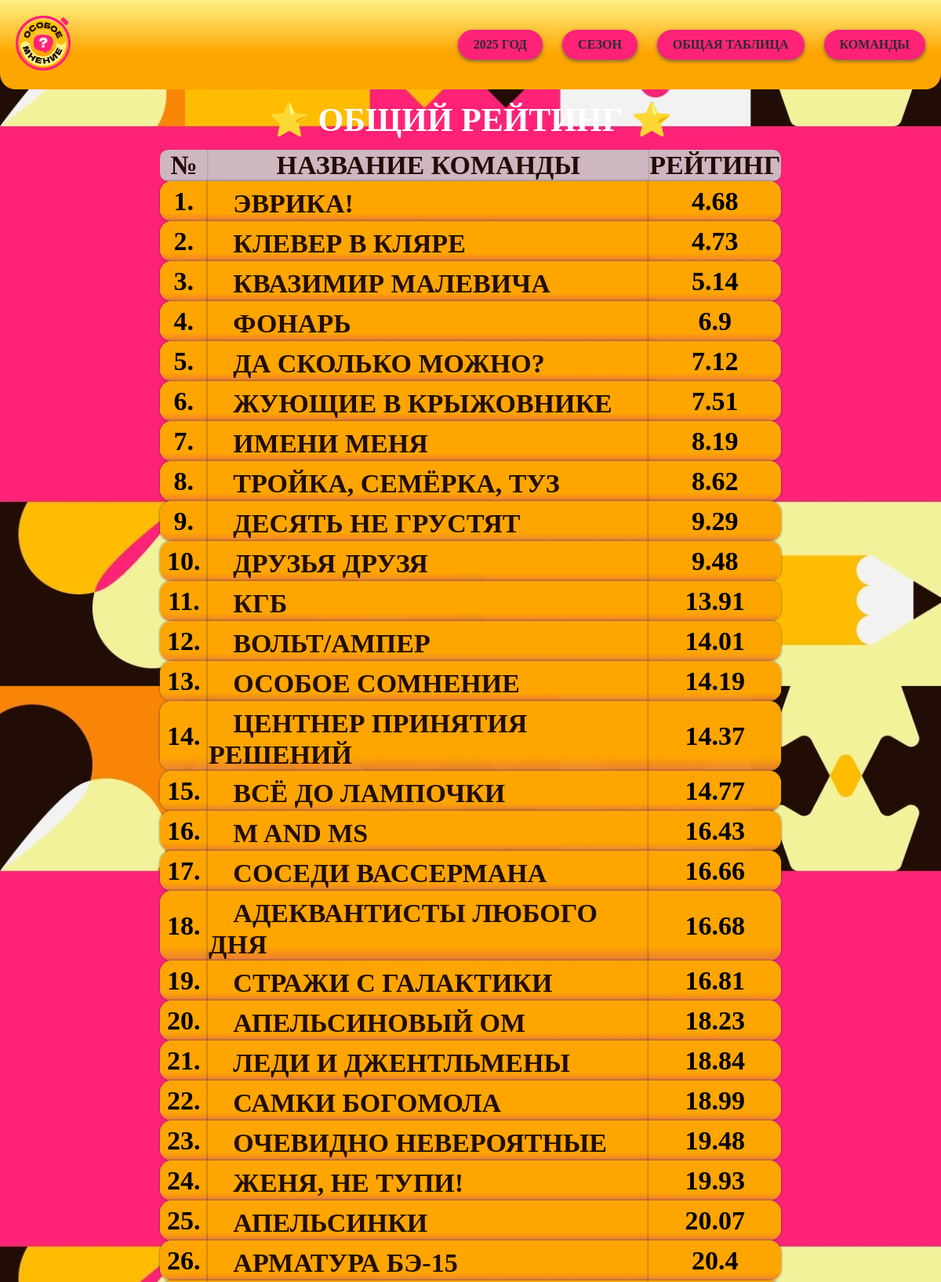
The page / (upper part) on the database its author committed.
### tables this page shows
CREATE TABLE "AllTimeRate" (
	"id"	INTEGER,
	"name"	TEXT,
	"number"	NUMERIC,
	"cb"	INTEGER,
	"fa"	INTEGER,
	"cf"	INTEGER,
	"ht"	INTEGER,
	"gm"	INTEGER,
	"Photo"	TEXT,
	PRIMARY KEY("id" AUTOINCREMENT)
);

### app.py (the view)
@app.route('/')
def index():
    data = get_data()
    data.sort(key=lambda x: x[1])
    return render_template('index.html', data=data)

### app.py (called while the page is built)
def get_data():
    conn = sqlite3.connect('TData.db')
    cursor = conn.cursor()
    cursor.execute("SELECT name, number FROM AllTimeRate")
    data = cursor.fetchall()
    conn.close()
    return data

### templates/index.html (shortened to what this page needs)
<!DOCTYPE html>
<html lang="ru">
<head>
</head>
<body style="background-color: rgb(54, 38, 6); background-image: url(../static/images/backgr.jpg); background-size: 100%; margin: 0; background-position: center">
    <header>
        <a href="https://vk.com/osoboemnenie_belgorod?from=groups" target="_blank" rel="noopener noreferrer"><img src="../static/images/logo.png" alt="Логотип" class="logo"></a>
        <nav class="nav">
            <a href="/year">2025 Год</a>
            <a href="/season">Сезон</a>
            <a href="/">Общая таблица</a>
            <a href="/teams">Команды</a>
        </nav>
    </header>
    <main>
        <div style="margin: auto;">
            <h1 style="margin: auto; text-align: center; color: white; font-size: 42px; margin-bottom: 14px; margin-top: 14px;">⭐ Общий рейтинг ⭐</h1>
            <table style="margin: auto; border: none; border-collapse: collapse; width: 55%; font-size: 34px;">
                <tr style="background-color: rgba(200, 200, 200, 0.9); color: #210d06">
                    <th style="box-shadow: 0 0 1px rgba(50, 50, 50, 0.8); text-align: center; border: none; border-radius: 10px 0 0 10px">№</th>
                    <th style="box-shadow: 0 0 1px rgba(50, 50, 50, 0.8); border: none; border-radius: 0 0 0 0">Название команды</th>
                    <th style="box-shadow: 0 0 1px rgba(50, 50, 50, 0.8); border: none; border-radius: 0 10px 10px 0">Рейтинг</th>
                </tr>
                {% for row in data %}
                <tr style="background-color: rgba(230, 230, 230, 0.8);">
                    <td style="box-shadow: 0 0 3px rgba(50, 50, 50, 0.8); border-radius: 15px 0 0 15px; border: none; background-image: linear-gradient(to bottom, orange 80%, rgba(235, 107, 16, 0.8)); text-align: center">{{ data.index(row) + 1 }}.</td>
                    <td style="box-shadow: 0 0 3px rgba(50, 50, 50, 0.8); border: none; background-image: linear-gradient(to bottom, orange 80%, rgba(235, 107, 16, 0.8)); "><a href="/team/{{row[0]}}" class="text">ㅤ{{ row[0] }}</a></td>
                    <td style="box-shadow: 0 0 3px rgba(50, 50, 50, 0.8); border-radius: 0 15px 15px 0; text-align: center; border: none; background-image: linear-gradient(to bottom, orange 80%, rgba(235, 107, 16, 0.8));">{{ row[1] if row[1] != 99 else 'нет данных' }}</td>
                </tr>
                {% endfor %}
            </table>
            <br>
        </div>
    </main>
</body>
</html>

### templates/index.html (style rules this page uses)
html * { font-family: Arial Black; letter-spacing: 0px; word-spacing: 0px; font-weight: bold; text-decoration: none; font-style: normal; font-variant: normal; text-transform: uppercase; }
header { display: flex; justify-content: space-between; align-items: center; padding: 20px; background-image: linear-gradient(to bottom, #fdf185, orange 60%); border-radius: 0 0 20px 20px; }
.logo { height: 80%; max-height: 70px; border-radius: 10px; }
.nav { display: flex; justify-content: center; gap: 25px; }
.nav a { color: rgb(44, 44, 44); text-decoration: none; padding: 10px 20px; border-radius: 30px; background-color: #ff2277; transition: background 0.3s, transform 0.2s; box-shadow: 0 2px 5px rgba(80, 80, 80, 0.8); }
a.text:active, a.text { text-decoration: none; color: #210d05; }

### rows shown on the page
AllTimeRate: data.index(row)+1 "1", name "ЭВРИКА!", number "4.68"
AllTimeRate: data "2", name "КЛЕВЕР В КЛЯРЕ", number "4.73"
AllTimeRate: data "3", name "КВАЗИМИР МАЛЕВИЧА", number "5.14"
AllTimeRate: data "4", name "ФОНАРЬ", number "6.9"
AllTimeRate: data.index(row)+1 "5", name "ДА СКОЛЬКО МОЖНО?", number "7.12"
AllTimeRate: data "6", name "ЖУЮЩИЕ В КРЫЖОВНИКЕ", number "7.51"
AllTimeRate: data "7", name "ИМЕНИ МЕНЯ", number "8.19"
AllTimeRate: data "8", name "ТРОЙКА, СЕМЁРКА, ТУЗ", number "8.62"
AllTimeRate: data "9", name "ДЕСЯТЬ НЕ ГРУСТЯТ", number "9.29"
AllTimeRate: data "10", name "ДРУЗЬЯ ДРУЗЯ", number "9.48"
AllTimeRate: data "11", name "КГБ", number "13.91"
AllTimeRate: data "12", name "ВОЛЬТ/АМПЕР", number "14.01"
AllTimeRate: data "13", name "ОСОБОЕ СОМНЕНИЕ", number "14.19"
AllTimeRate: data "14", name "ЦЕНТНЕР ПРИНЯТИЯ РЕШЕНИЙ", number "14.37"
AllTimeRate: data "15", name "ВСЁ ДО ЛАМПОЧКИ", number "14.77"
AllTimeRate: data "16", name "M AND MS", number "16.43"
AllTimeRate: data "17", name "СОСЕДИ ВАССЕРМАНА", number "16.66"
AllTimeRate: data "18", name "АДЕКВАНТИСТЫ ЛЮБОГО ДНЯ", number "16.68"
AllTimeRate: data "19", name "СТРАЖИ С ГАЛАКТИКИ", number "16.81"
AllTimeRate: data "20", name "АПЕЛЬСИНОВЫЙ ОМ", number "18.23"
AllTimeRate: data "21", name "ЛЕДИ И ДЖЕНТЛЬМЕНЫ", number "18.84"
AllTimeRate: data "22", name "САМКИ БОГОМОЛА", number "18.99"
AllTimeRate: data "23", name "ОЧЕВИДНО НЕВЕРОЯТНЫЕ", number "19.48"
AllTimeRate: data "24", name "ЖЕНЯ, НЕ ТУПИ!", number "19.93"
AllTimeRate: data "25", name "АПЕЛЬСИНКИ", number "20.07"
AllTimeRate: data "26", name "АРМАТУРА БЭ-15", number "20.4"
